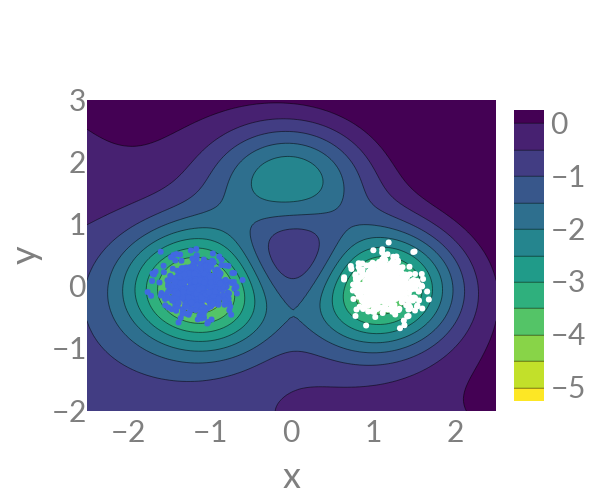

This figure's notebook cell:
### Markdown cell above
# Generate sample configurations
Let's now generate sample configurations we will use as our input data set. These are meant to represent for example the results of molecular dynamics simulations.

### Code cell
x_state_a, y_state_a = np.random.multivariate_normal([-1.15,0], [[0.04, 0],[0,0.05]], 500).T
x_state_b, y_state_b = np.random.multivariate_normal([1.15,0], [[0.04, 0],[0,0.05]], 500).T

fig = go.Figure()

fig.add_trace(
    go.Contour(
        z=E_illustrate,
        x=x_illustrate, 
        y=y_illustrate,
        reversescale = True,
        colorscale = "viridis",
        contours=dict(
            start=-5,
            end=0,
            size=0.5,
        ),
    )
)

fig.add_trace(
    go.Scatter(
        x=x_state_a,
        y=y_state_a,
        mode="markers",
        name='',
        marker_color="royalblue"
    ))

fig.add_trace(
    go.Scatter(
        x=x_state_b,
        y=y_state_b,
        mode="markers",
        name='',
        marker_color="white"
    ))

# fig.update_xaxes(range=[-3,3])
# fig.update_yaxes(range=[-7,7])

fig.update_layout(
    #title="Plot Title",
    width=600,
    height=500,
    font=dict(
        family="Lato",
        size=30,
        color="#7f7f7f"
    ),
    xaxis_title="x",
    yaxis_title="y",
    xaxis = dict(
        tickmode = 'linear',
        tick0 = -3,
        dtick = 1
    )
)

fig.show()
#fig.write_image("images/double_well_with_points.pdf")

### Figure 1 — Plotly figure (JSON) as saved in the notebook; plotly's stock layout.template omitted (floating-point values rounded to 4 significant figures; data arrays with more than 128 entries replaced by an {"elided": "..."} marker saying what was removed)
{"data": [{"colorscale": [[0, "#440154"], [0.1111, "#482878"], [0.2222, "#3e4989"], [0.3333, "#31688e"], [0.4444, "#26828e"], [0.5556, "#1f9e89"], [0.6667, "#35b779"], [0.7778, "#6ece58"], [0.8889, "#b5de2b"], [1, "#fde725"]], "contours": {"end": 0, "size": 0.5, "start": -5}, "reversescale": true, "type": "contour", "x": [-2.5, -2.449, -2.399, -2.348, -2.298, -2.247, -2.197, -2.146, -2.096, -2.045, -1.995, -1.944, -1.894, -1.843, -1.793, -1.742, -1.692, -1.641, -1.591, -1.54, -1.49, -1.439, -1.389, -1.338, -1.288, -1.237, -1.187, -1.136, -1.086, -1.035, -0.9848, -0.9343, -0.8838, -0.8333, -0.7828, -0.7323, -0.6818, -0.6313, -0.5808, -0.5303, -0.4798, -0.4293, -0.3788, -0.3283, -0.2778, -0.2273, -0.1768, -0.1263, -0.07576, -0.02525, 0.02525, 0.07576, 0.1263, 0.1768, 0.2273, 0.2778, 0.3283, 0.3788, 0.4293, 0.4798, 0.5303, 0.5808, 0.6313, 0.6818, 0.7323, 0.7828, 0.8333, 0.8838, 0.9343, 0.9848, 1.035, 1.086, 1.136, 1.187, 1.237, 1.288, 1.338, 1.389, 1.439, 1.49, 1.54, 1.591, 1.641, 1.692, 1.742, 1.793, 1.843, 1.894, 1.944, 1.995, 2.045, 2.096, 2.146, 2.197, 2.247, 2.298, 2.348, 2.399, 2.449, 2.5], "y": [-2, -1.949, -1.899, -1.848, -1.798, -1.747, -1.697, -1.646, -1.596, -1.545, -1.495, -1.444, -1.394, -1.343, -1.293, -1.242, -1.192, -1.141, -1.091, -1.04, -0.9899, -0.9394, -0.8889, -0.8384, -0.7879, -0.7374, -0.6869, -0.6364, -0.5859, -0.5354, -0.4848, -0.4343, -0.3838, -0.3333, -0.2828, -0.2323, -0.1818, -0.1313, -0.08081, -0.0303, 0.0202, 0.07071, 0.1212, 0.1717, 0.2222, 0.2727, 0.3232, 0.3737, 0.4242, 0.4747, 0.5253, 0.5758, 0.6263, 0.6768, 0.7273, 0.7778, 0.8283, 0.8788, 0.9293, 0.9798, 1.03, 1.081, 1.131, 1.182, 1.232, 1.283, 1.333, 1.384, 1.434, 1.485, 1.535, 1.586, 1.636, 1.687, 1.737, 1.788, 1.838, 1.889, 1.939, 1.99, 2.04, 2.091, 2.141, 2.192, 2.242, 2.293, 2.343, 2.394, 2.444, 2.495, 2.545, 2.596, 2.646, 2.697, 2.747, 2.798, 2.848, 2.899, 2.949, 3], "z": {"elided": "100x100 float values"}}, {"marker": {"color": "royalblue"}, "mode": "markers", "name": "", "type": "scatter", "x": {"elided": "500 float values"}, "y": {"elided": "500 float values"}}, {"marker": {"color": "white"}, "mode": "markers", "name": "", "type": "scatter", "x": {"elided": "500 float values"}, "y": {"elided": "500 float values"}}], "layout": {"font": {"color": "#7f7f7f", "family": "Lato", "size": 30}, "height": 500, "width": 600, "xaxis": {"dtick": 1, "tick0": -3, "tickmode": "linear", "title": {"text": "x"}}, "yaxis": {"title": {"text": "y"}}}}
